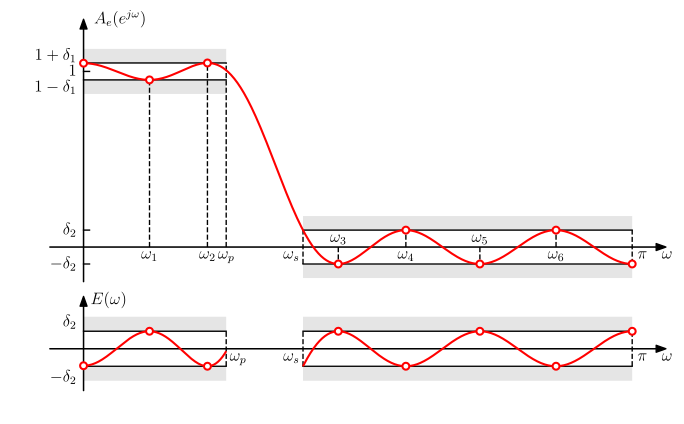

Here is the Python script that generated this plot:
import matplotlib.pyplot as plt
import numpy as np
from scipy import signal
from matplotlib.patches import Polygon
from numpy.polynomial import polynomial as P
from scipy.signal import argrelextrema

__author__ = 'ernesto'

# use latex
plt.rcParams['text.usetex'] = True
plt.rcParams['text.latex.preview'] = True
plt.rcParams['text.latex.preamble'] = [r'\usepackage{amsmath}']

# auxiliar function for plot ticks of equal length in x and y axis despite its scales.
def convert_display_to_data_coordinates(transData, length=10):
    # create a transform which will take from display to data coordinates
    inv = transData.inverted()
    # transform from display coordinates to data coordinates in x axis
    data_coords = inv.transform([(0, 0), (length, 0)])
    # get the length of the segment in data units
    yticks_len = data_coords[1, 0] - data_coords[0, 0]
    # transform from display coordinates to data coordinates in y axis
    data_coords = inv.transform([(0, 0), (0, length)])
    # get the length of the segment in data units
    xticks_len = data_coords[1, 1] - data_coords[0, 1]
    return xticks_len, yticks_len


# Especificaciones del filtro
delta_1 = 0.05
delta_2 = 0.1
wp = 0.2765 * np.pi
ws = 0.4 * np.pi


# largo del filtro
M = 15

wb = [0, wp, ws, np.pi]
K = delta_1 / delta_2

h = signal.remez(M, wb, [1, 0], [1 / K, 1], fs=2*np.pi)

# Cálculo de la respuesta en frecuencia
nw = 1024
w = np.linspace(0, np.pi, nw)
_, H = signal.freqz(h, 1, worN=w, whole=False, plot=None, fs=2*np.pi)
# eliminación del componente de fase lineal
H = np.real(H * np.exp(1j * w * (M - 1) / 2))

# se redefine wp a ser un poco menor
wp = 0.26 * np.pi

# cálculo del error de aproximación para obtener los indices de las frecuencias de alternancia
# respuesta deseada
Hd = np.zeros(H.shape)
Hd[w <= wp] = 1
# función de ponderación
W = np.ones(H.shape)
W[w <= wp] = 1 / K
# error de aproximación
E = W * (Hd - H)
E[np.logical_and(w > wp, w < ws)] = 'nan'
# indices de las frecuencias de alternancia (maximos del valor absoluto del error)
alt_idx = argrelextrema(np.abs(E), np.greater)[0]
#alt_idx = np.concatenate([[0], alt_idx, [nw - 1]])

# cálculo de delta para el filtro obtenido
delta = np.max(np.abs(H[w >= ws]))
# se redefinen delta 1 y delta 2
delta_2 = delta
delta_1 = K * delta


### Parámetros de la gráfica
fontsize = 12
# x y ticks labels margin
xtm = -0.065
ytm = -0.04
display_length = 6

xmin = 0
xmax = np.pi
dx = 0.2
xmax_ax = xmax + dx
xmin_ax = xmin - dx
ymin_ax = -0.2
ymax_ax = 1.3

mask_amp = 0.08

grey = [0.9, 0.9, 0.9]

alt_marker_style = dict(marker='o', linestyle='', markersize=5, markerfacecolor='w',
                        markeredgewidth=1.5, markeredgecolor='r')

fig = plt.figure(0, figsize=(8, 5), frameon=False)
ax = plt.subplot2grid((32, 4), (0, 0), rowspan=22, colspan=4)
plt.xlim(xmin_ax, xmax_ax)
plt.ylim(ymin_ax, ymax_ax)
xtl, ytl = convert_display_to_data_coordinates(ax.transData, length=display_length)
plt.annotate("", xytext=(xmin_ax, 0), xycoords='data', xy=(xmax_ax, 0), textcoords='data',
             arrowprops=dict(width=0.1, headwidth=5, headlength=7, facecolor='black', shrink=0.002))
plt.annotate("", xytext=(0, ymin_ax), xycoords='data', xy=(0, ymax_ax), textcoords='data',
             arrowprops=dict(width=0.1, headwidth=5, headlength=7, facecolor='black', shrink=0.002))
# filtro
plt.plot(w, H, 'r-', lw=1.5, zorder=10)
# mascara
plt.plot([0, wp], [1 + delta_1, 1 + delta_1], 'k-', lw=1)
plt.plot([0, wp], [1 - delta_1, 1 - delta_1], 'k-', lw=1)
plt.plot([ws, np.pi], [delta_2, delta_2], 'k-', lw=1)
plt.plot([ws, np.pi], [-delta_2, -delta_2], 'k-', lw=1)

plt.plot([w[alt_idx], w[alt_idx]], [np.zeros(alt_idx.shape), H[alt_idx]], 'k--', lw=1)
plt.plot(w[alt_idx], H[alt_idx], **alt_marker_style, zorder=15)
plt.plot(w[0], H[0], **alt_marker_style, zorder=15)
plt.plot(w[-1], H[-1], **alt_marker_style, zorder=15)
for k, ai in enumerate(alt_idx):
    if H[ai] > 0:
        plt.text(w[ai], xtm, '$\omega_{}$'.format(k + 1), fontsize=fontsize, ha='center', va='baseline')
    else:
        plt.text(w[ai], 0.03, '$\omega_{}$'.format(k + 1), fontsize=fontsize, ha='center', va='baseline')

# bandas
plt.plot([wp, wp], [0, 1 + delta_1], 'k--', lw=1)
plt.text(wp, xtm, '$\omega_p$', fontsize=fontsize, ha='center', va='baseline')
plt.plot([ws, ws], [-delta_2, delta_2], 'k--', lw=1)
plt.text(ws - 0.02, xtm, '$\omega_s$', fontsize=fontsize, ha='right', va='baseline')
plt.plot([np.pi, np.pi], [-delta_2, delta_2], 'k--', lw=1)

# región pintada
vert = np.vstack(([0, wp, wp, 0], [1 - delta_1 - mask_amp, 1 - delta_1 - mask_amp, 1 - delta_1, 1 - delta_1]))
p1 = Polygon(vert.T, fc=grey, alpha=1, zorder=-1)
ax.add_artist(p1)
vert = np.vstack(([0, wp, wp, 0], [1 + delta_1, 1 + delta_1, 1 + delta_1 + mask_amp, 1 + delta_1 + mask_amp]))
p2 = Polygon(vert.T, fc=grey, alpha=1, zorder=-1)
ax.add_artist(p2)
vert = np.vstack(([ws, xmax, xmax, ws], [delta_2, delta_2, delta_2 + mask_amp, delta_2 + mask_amp]))
p3 = Polygon(vert.T, fc=grey, alpha=1, zorder=-1)
ax.add_artist(p3)
vert = np.vstack(([ws, xmax, xmax, ws], [-delta_2, -delta_2, -delta_2 - mask_amp, -delta_2 - mask_amp]))
p4 = Polygon(vert.T, fc=grey, alpha=1, zorder=-1)
ax.add_artist(p4)

# etiquetas
# eje x
plt.text(np.pi + 0.03, xtm, '$\pi$', fontsize=fontsize, ha='left', va='baseline')
# eje y
plt.text(ytm, 1 - delta_1, '$1-\delta_1$', fontsize=fontsize, ha='right', va='top')
plt.text(ytm, 1 + delta_1, '$1+\delta_1$', fontsize=fontsize, ha='right', va='bottom')
plt.plot([0, ytl], [1, 1], 'k-', lw=1)
plt.text(ytm, 1, '$1$', fontsize=fontsize, ha='right', va='center')
plt.plot([0, ytl], [delta_2, delta_2], 'k-', lw=1)
plt.text(ytm, delta_2, '$\delta_2$', fontsize=fontsize, ha='right', va='center')
plt.plot([0, ytl], [-delta_2, -delta_2], 'k-', lw=1)
plt.text(ytm, -delta_2, '$-\delta_2$', fontsize=fontsize, ha='right', va='center')
# etiquetas de los ejes
plt.text(xmax_ax, xtm, '$\omega$', fontsize=fontsize, ha='center', va='baseline')

plt.text(0.06, ymax_ax, '$A_e(e^{j\omega})$', fontsize=fontsize, ha='left', va='center')

plt.axis('off')

#####################################################################
#####################################################################
#####################################################################


ymax_ax = 3 * delta_2
ymin_ax = -2.4 * delta_2

ax = plt.subplot2grid((32, 4), (23, 0), rowspan=8, colspan=4)
plt.xlim(xmin_ax, xmax_ax)
plt.ylim(ymin_ax, ymax_ax)
plt.annotate("", xytext=(xmin_ax, 0), xycoords='data', xy=(xmax_ax, 0), textcoords='data',
             arrowprops=dict(width=0.1, headwidth=5, headlength=7, facecolor='black', shrink=0.002))
plt.annotate("", xytext=(0, ymin_ax), xycoords='data', xy=(0, ymax_ax), textcoords='data',
             arrowprops=dict(width=0.1, headwidth=5, headlength=7, facecolor='black', shrink=0.002))
plt.plot(w, E, 'r-', lw=1.5, zorder=10)
plt.plot(w[alt_idx], E[alt_idx], **alt_marker_style, zorder=15)
plt.plot(w[0], E[0], **alt_marker_style, zorder=15)
plt.plot(w[-1], E[-1], **alt_marker_style, zorder=15)

# mascara
plt.plot([0, wp], [delta_2, delta_2], 'k-', lw=1)
plt.plot([0, wp], [-delta_2, -delta_2], 'k-', lw=1)
plt.plot([ws, np.pi], [delta_2, delta_2], 'k-', lw=1)
plt.plot([ws, np.pi], [-delta_2, -delta_2], 'k-', lw=1)
# región pintada
vert = np.vstack(([0, wp, wp, 0], [-delta_2 - mask_amp, -delta_2 - mask_amp, -delta_2, -delta_2]))
p1 = Polygon(vert.T, fc=grey, alpha=1, zorder=-1)
ax.add_artist(p1)
vert = np.vstack(([0, wp, wp, 0], [delta_2, delta_2, delta_2 + mask_amp, delta_2 + mask_amp]))
p2 = Polygon(vert.T, fc=grey, alpha=1, zorder=-1)
ax.add_artist(p2)
vert = np.vstack(([ws, xmax, xmax, ws], [delta_2, delta_2, delta_2 + mask_amp, delta_2 + mask_amp]))
p3 = Polygon(vert.T, fc=grey, alpha=1, zorder=-1)
ax.add_artist(p3)
vert = np.vstack(([ws, xmax, xmax, ws], [-delta_2, -delta_2, -delta_2 - mask_amp, -delta_2 - mask_amp]))
p4 = Polygon(vert.T, fc=grey, alpha=1, zorder=-1)
ax.add_artist(p4)

# etiquetas
# bandas
plt.plot([wp, wp], [-delta_2, delta_2], 'k--', lw=1)
plt.text(wp + 0.02, xtm, '$\omega_p$', fontsize=fontsize, ha='left', va='baseline')
plt.plot([ws, ws], [-delta_2, delta_2], 'k--', lw=1)
plt.text(ws - 0.02, xtm, '$\omega_s$', fontsize=fontsize, ha='right', va='baseline')
plt.plot([np.pi, np.pi], [-delta_2, delta_2], 'k--', lw=1)
plt.text(np.pi + 0.03, xtm, '$\pi$', fontsize=fontsize, ha='left', va='baseline')

# eje y
plt.text(ytm, delta_2+0.01, '$\delta_2$', fontsize=fontsize, ha='right', va='bottom')
plt.text(ytm, -delta_2-0.02, '$-\delta_2$', fontsize=fontsize, ha='right', va='top')
# etiquetas de los ejes
plt.text(0.04, ymax_ax-0.02, '$E(\omega)$', fontsize=fontsize, ha='left', va='center')
plt.text(xmax_ax, xtm, '$\omega$', fontsize=fontsize, ha='center', va='baseline')
plt.axis('off')

plt.savefig('filter_design_fir_optimal_pm_alternation_theorem_properties.pdf', bbox_inches='tight')

plt.show()
